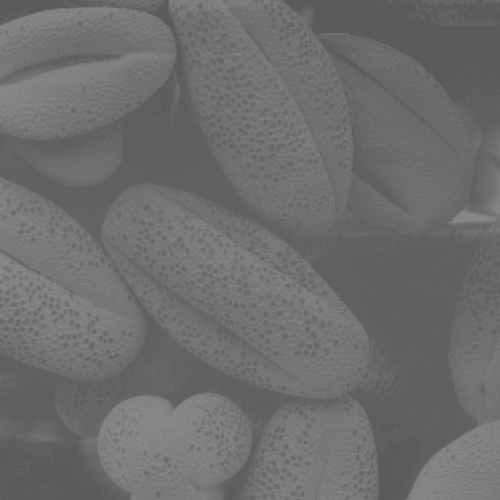
#> input picture algorithms/2 - Intensity Transformations/3 - Contrast Widening/img_1.tif, 500 x 500 px
$ python cont.py img_1.tif saida   (older library calls are emulated)
#> lines starting #> are read from the running program, lines starting #| are printed output that depends on the picture
# Universidade Federal de Viçosa - Campus Rio Paranaíba
# Sistemas de Informação - Processamento Digital de Imagens
#
# Professor: Joao Mari
# Autores:
#          - MatheusRV (3929)
#          - iguit0 (3902)
#          - ThiagoMunich (3628)
#
# Transformações de intensidade - Alargamento de contraste
# Como Executar:
#  $ python cont.py img_1.tif saida
#

import sys
import numpy as np
import matplotlib.pyplot as plt
from scipy import misc
from skimage import exposure

def loadImg(arg):
#> called with arg = 'img_1.tif'
    return misc.imread(arg)
#> returned value is the input picture: shape (500, 500); min 91, max 138, mean 109.1

# Lê a imagem a partir de um arquivo
img_1 = loadImg(sys.argv[1])
saida = sys.argv[2]+'.tif'

# Define os limites do intervalo
v_min, v_max = np.percentile(img_1, (20, 80))
#> v_min = 97; v_max = 120

# Aplica a função para esticar os níveis de intensidade
img_saida = exposure.rescale_intensity(img_1, in_range = (v_min, v_max))
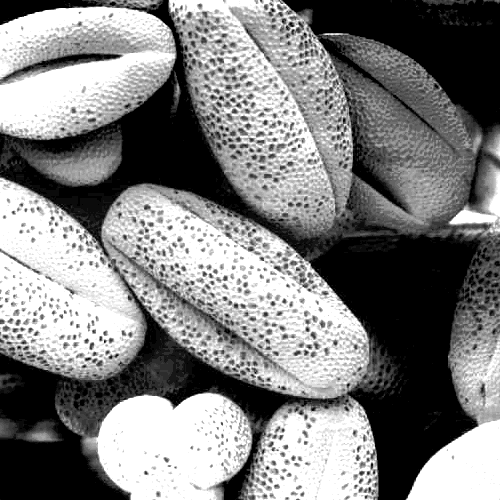
#> img_saida: shape (500, 500); min 0, max 255, mean 128.1

# Faz o salvamento da imagem de saída após o processamento
misc.imsave(saida, img_saida)

# Organiza o plote das imagens
plt.figure()
plt.subplot(221)
plt.imshow(img_1, cmap='gray', interpolation='nearest')
plt.title('img_entrada')
plt.subplot(222)
plt.imshow(img_saida, cmap='gray', interpolation='nearest')
plt.title('img_saida')

# Plota as imagens de entrada e saída na tela
plt.show()
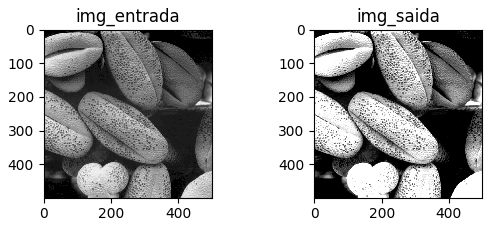
#> figure drawn by matplotlib, 2 panels


'''
# Carrega uma imagem de baixo contraste a partir do módulo skimage.data.
im = data.moon()
# Converte o tipo de dados da imagem para float [0..1]
im = img_as_float(im)
# Imprime algumas informações sobre a imagem.
print(im.shape, im.min(), im.max(), im.mean(), im.std())

# Alargamento de contraste 1.
im_ac1 = exposure.rescale_intensity(im)
# Alargamento de contraste 2
im_ac2 = exposure.rescale_intensity(im, (0.2,0.6), (0.0,1.0))
# Equalização de histograma
im_eq = exposure.equalize_hist(im)

# Mostra as imagens na tela.
plt.figure()
plt.title('Processamento de histograma')
plt.axis('off')
plt.subplot(2,4,1)
plt.imshow(im,     cmap='gray')
plt.title('Imagem original')
plt.subplot(2,4,2)
plt.imshow(im_ac1, cmap='gray')
plt.title('Alarg. de constraste 1')
plt.subplot(2,4,3)
plt.imshow(im_ac2, cmap='gray')
plt.title('Alarg. de constraste 2')
plt.subplot(2,4,4)
plt.imshow(im_eq,  cmap='gray')
plt.title('Equalizacao de histograma')
plt.subplot(2,4,5)
plt.hist(im.flatten(),     256, range=(0, 1.), normed=True)
plt.title('Histograma')
plt.subplot(2,4,6)
plt.hist(im_ac1.flatten(), 256, range=(0, 1.), normed=True)
plt.title('Histograma')
plt.subplot(2,4,7)
plt.hist(im_ac2.flatten(), 256, range=(0, 1.), normed=True)
plt.title('Histograma')
plt.subplot(2,4,8)
plt.hist(im_eq.flatten(),  256, range=(0, 1.), normed=True)
plt.title('Histograma')

plt.show()
'''
